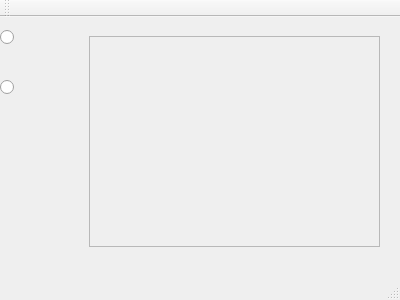
<?xml version="1.0" encoding="UTF-8"?>
<ui version="4.0">
 <class>MainWindow</class>
 <widget class="QMainWindow" name="MainWindow">
  <property name="geometry">
   <rect>
    <x>0</x>
    <y>0</y>
    <width>400</width>
    <height>300</height>
   </rect>
  </property>
  <property name="windowTitle">
   <string>MainWindow</string>
  </property>
  <widget class="QWidget" name="centralWidget">
   <widget class="QRadioButton" name="radioButton">
    <property name="geometry">
     <rect>
      <x>0</x>
      <y>0</y>
      <width>61</width>
      <height>41</height>
     </rect>
    </property>
    <property name="text">
     <string/>
    </property>
    <property name="icon">
     <iconset resource="tiles.qrc">
      <normaloff>:/assets/chest.png</normaloff>:/assets/chest.png</iconset>
    </property>
    <property name="iconSize">
     <size>
      <width>32</width>
      <height>32</height>
     </size>
    </property>
   </widget>
   <widget class="QRadioButton" name="radioButton_2">
    <property name="geometry">
     <rect>
      <x>0</x>
      <y>50</y>
      <width>61</width>
      <height>41</height>
     </rect>
    </property>
    <property name="text">
     <string/>
    </property>
    <property name="icon">
     <iconset resource="tiles.qrc">
      <normaloff>:/assets/purple.JPG</normaloff>:/assets/purple.JPG</iconset>
    </property>
    <property name="iconSize">
     <size>
      <width>32</width>
      <height>32</height>
     </size>
    </property>
   </widget>
   <widget class="QFrame" name="frame">
    <property name="geometry">
     <rect>
      <x>89</x>
      <y>19</y>
      <width>291</width>
      <height>211</height>
     </rect>
    </property>
    <property name="frameShape">
     <enum>QFrame::StyledPanel</enum>
    </property>
    <property name="frameShadow">
     <enum>QFrame::Raised</enum>
    </property>
   </widget>
  </widget>
  <widget class="QMenuBar" name="menuBar">
   <property name="geometry">
    <rect>
     <x>0</x>
     <y>0</y>
     <width>400</width>
     <height>20</height>
    </rect>
   </property>
  </widget>
  <widget class="QToolBar" name="mainToolBar">
   <attribute name="toolBarArea">
    <enum>TopToolBarArea</enum>
   </attribute>
   <attribute name="toolBarBreak">
    <bool>false</bool>
   </attribute>
  </widget>
  <widget class="QStatusBar" name="statusBar"/>
 </widget>
 <layoutdefault spacing="6" margin="11"/>
 <resources>
  <include location="tiles.qrc"/>
 </resources>
 <connections/>
</ui>
